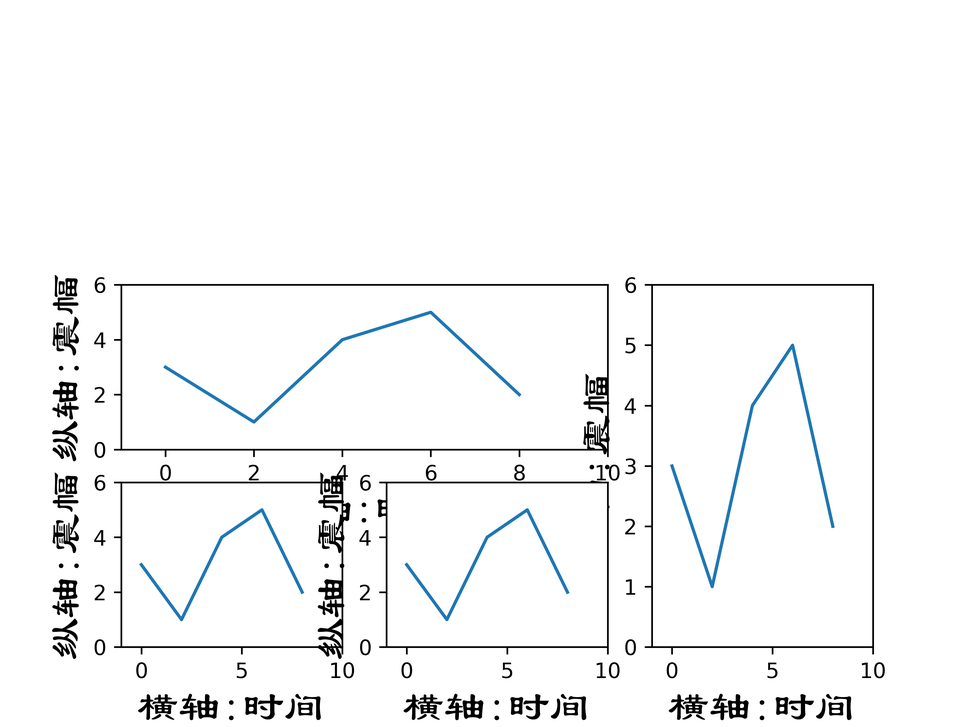
#> input picture LearningProcess/Mooc/MOOC_Data/test.png, 970 x 727 px, shrunk from 3840 x 2880 before the run
$ python select_Picture_Address_Info.py
#> lines starting #> are read from the running program, lines starting #| are printed output that depends on the picture
import os
from PIL import Image
import numpy as np

from tkinter import filedialog
# [5 lines left out: function chooseFile, not called in this run]

def choose_Dir(*types):
    '''
    弹窗选择文件夹
    获取内部文件列表
    :return:文件夹下的JPG/PNG的格式列表
    '''
    # fileList=filedialog.askopenfilename
    print("-"*12,"获取文件开始","-"*12)
    choose_FileDir=filedialog.askdirectory()
#> the answer given: ../../LearningProcess/Mooc/MOOC_Data
    Save_FileDir=choose_FileDir+'/处理后文件/'
    # print(choose_FileDir)
    file_All_List=os.listdir(choose_FileDir)
    # print(file_All_List)
    file_Choose_SavePathList=[]
    file_Choose_ChooseList=[]
    file_Choose_NameList=[]
    for file in file_All_List:
        for type in types:
            if type==file.split('.')[-1]:
                file_Choose_NameList.append(file)
                file1=choose_FileDir+'/'+file
                file_Choose_ChooseList.append(file1)
                file = Save_FileDir +'/'+ file
                file_Choose_SavePathList.append(file)
                # print(file)
    # print(file_All_List)
    print(file_Choose_SavePathList)
    print(file_Choose_ChooseList)
    print("-"*12,"获取文件完成","-"*12)
    return choose_FileDir,Save_FileDir,file_Choose_ChooseList,file_Choose_SavePathList

def BQO_Image_Save(func):
    Dir,SaveDir,ChooseLists,Savelists=choose_Dir('jpg','png')
    print("-"*12,"开始处理图片","-"*12)
    for i in range(len(ChooseLists)):
        if func=="极致色彩":
            # print(ChooseLists[i])
            Pic_HeavyColor(ChooseLists[i],SaveDir,(SaveDir+'/'+ChooseLists[i].split('/')[-1]))
        elif func=="手绘风格":
            print()
            Pic_HandDraw(ChooseLists[i],SaveDir,(SaveDir+'/'+ChooseLists[i].split('/')[-1]))
        else:
            print("??")
            print("-" * 12, "图片处理中断", "-" * 12)
            break
    print("-" * 12, "图片处理结束", "-" * 12)


# [37 lines left out: function Pic_HandDraw, not called in this run]

def Pic_HeavyColor(picture_Address,picture_SaveDir,picture_SaveAddress):
    # im = np.array(Image.open(picture_Address).convert('L'))
    # 灰度值

    im = np.array(Image.open(picture_Address).convert("RGB"))
    print(picture_SaveAddress)
    # print("打开完成")
    im2 = Image.fromarray(im.astype('uint8'))
    # print("打开完成1")
    # im2.save(r"C:\Users\HK145-TP\Desktop\125.png")
    GM= 255 * (im / 255) ** 2
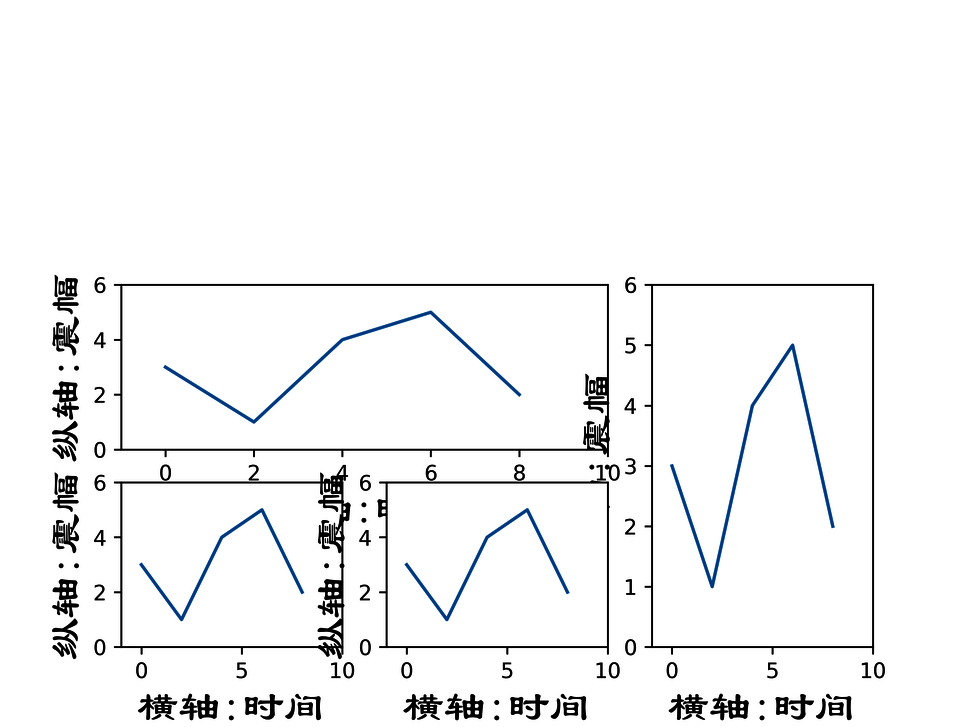
#> GM: shape (727, 970, 3) float64; mean R, G, B 244.2, 244.7, 245.3
    im2 = Image.fromarray(GM.astype('uint8'))
    if os.path.exists(picture_SaveDir):
        # print("打开完成2")
        # print(picture_SaveAddress)
        im2.save(picture_SaveAddress)
        print("-" * 12, "图片保存成功", "-" * 12)

    else :
        os.makedirs(picture_SaveDir)
        # print("???")
        im2.save(picture_SaveAddress)
        print("-" * 12, "图片保存成功", "-" * 12)


if __name__ == '__main__':
    BQO_Image_Save('极致色彩')
    # BQO_Image_Save('手绘风格')
